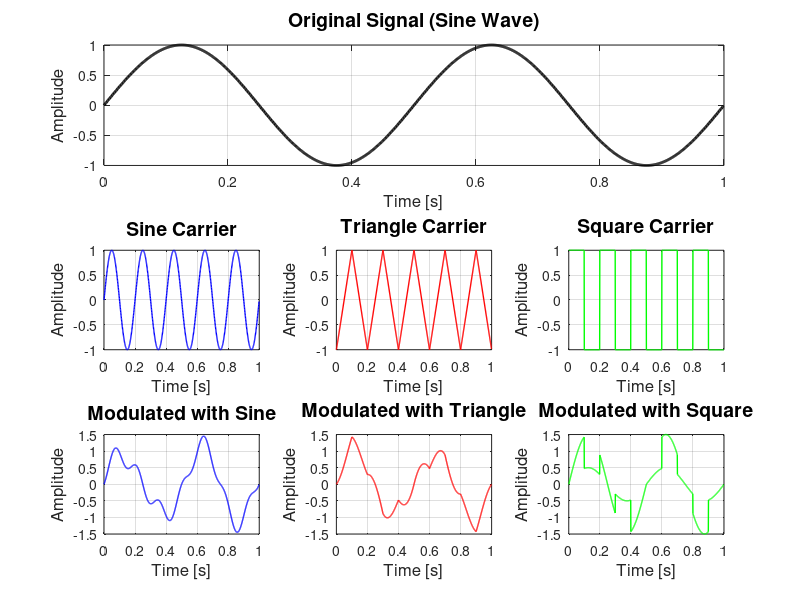

MATLAB code for this plot:
% Parameters
Fs = 1000;      % Sampling frequency (Hz)
T = 1;          % Duration of the signal (seconds)
f_signal = 2;   % Frequency of the base signal (Hz)
f_mod = 5;      % Frequency of modulation (Hz)

% Time vector
t = 0:1/Fs:T-1/Fs;

% Base signal (e.g., a sine wave)
signal = sin(2*pi*f_signal*t);

% Carrier signals (sine, triangle, and square waves)
carrier_sin = sin(2*pi*f_mod*t);
carrier_triangle = sawtooth(2*pi*f_mod*t, 0.5);  % Triangle wave
carrier_square = square(2*pi*f_mod*t);           % Square wave

% Modulated signals (tremolo effect)
modulated_sin = signal .* (1 + 0.5 * carrier_sin);          % 50% depth
modulated_triangle = signal .* (1 + 0.5 * carrier_triangle); % 50% depth
modulated_square = signal .* (1 + 0.5 * carrier_square);     % 50% depth

% Plotting the results in the desired layout (3 rows, 3 columns)
figure;

% First row: Original signal
subplot(3,3,[1 2 3]);  % Use the entire first row
plot(t, signal, 'k', 'LineWidth', 2, 'DisplayName', 'Original Signal');
title('Original Signal (Sine Wave)', 'FontSize', 14);
xlabel('Time [s]', 'FontSize', 12);
ylabel('Amplitude', 'FontSize', 12);
legend off;
grid on;

% Second row: Carrier signals (sine, triangle, square)
subplot(3,3,4);
plot(t, carrier_sin, 'b', 'LineWidth', 1, 'DisplayName', 'Sine Carrier');
title('Sine Carrier', 'FontSize', 14);
xlabel('Time [s]','FontSize', 12);
ylabel('Amplitude','FontSize', 12);
legend off;
grid on;

subplot(3,3,5);
plot(t, carrier_triangle, 'r', 'LineWidth', 1, 'DisplayName', 'Triangle Carrier');
title('Triangle Carrier', 'FontSize', 14);
xlabel('Time [s]','FontSize', 12);
ylabel('Amplitude','FontSize', 12);
legend off;
grid on;

subplot(3,3,6);
plot(t, carrier_square, 'g', 'LineWidth', 1, 'DisplayName', 'Square Carrier');
title('Square Carrier', 'FontSize', 14);
xlabel('Time [s]','FontSize', 12);
ylabel('Amplitude','FontSize', 12);
legend off;
grid on;

% Third row: Modulated signals (using each carrier)
subplot(3,3,7);
plot(t, modulated_sin, 'b', 'LineWidth', 1, 'DisplayName', 'Modulated with Sine');
title('Modulated with Sine', 'FontSize', 14);
xlabel('Time [s]','FontSize', 12);
ylabel('Amplitude','FontSize', 12);
legend off;
grid on;

subplot(3,3,8);
plot(t, modulated_triangle, 'r', 'LineWidth', 1, 'DisplayName', 'Modulated with Triangle');
title('Modulated with Triangle', 'FontSize', 14);
xlabel('Time [s]','FontSize', 12);
ylabel('Amplitude','FontSize', 12);
legend off;
grid on;

subplot(3,3,9);
plot(t, modulated_square, 'g', 'LineWidth', 1, 'DisplayName', 'Modulated with Square');
title('Modulated with Square', 'FontSize', 14);
xlabel('Time [s]','FontSize', 12);
ylabel('Amplitude','FontSize', 12);
legend off;
grid on;
